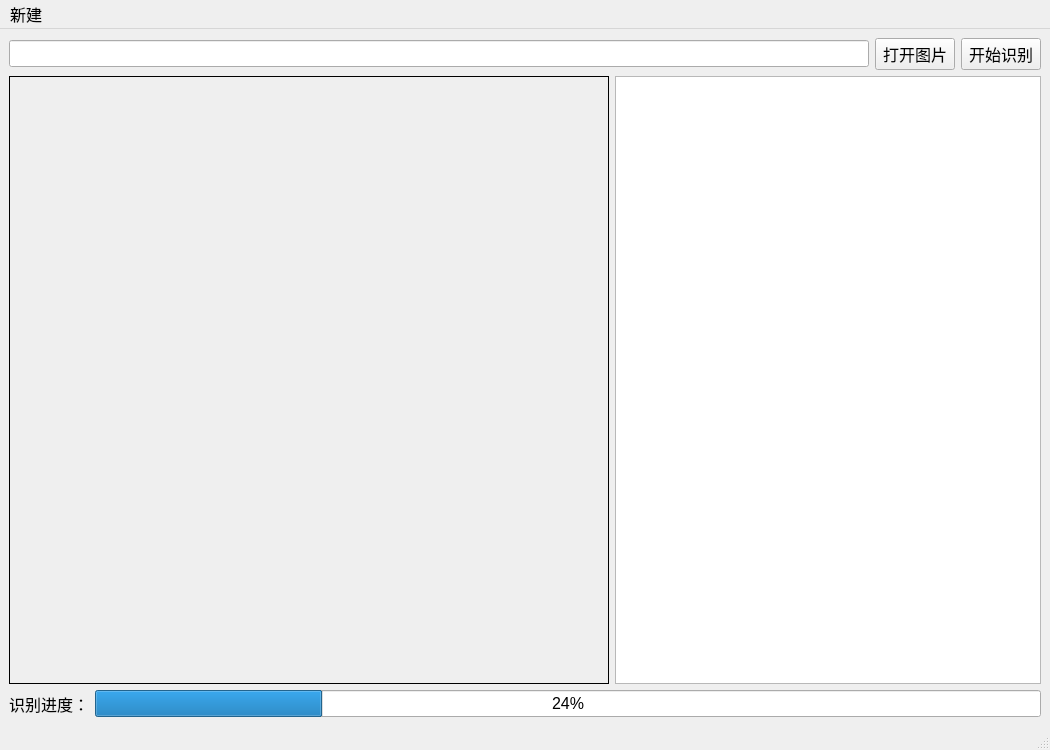
<?xml version="1.0" encoding="UTF-8"?>
<ui version="4.0">
 <class>MainWindow</class>
 <widget class="QMainWindow" name="MainWindow">
  <property name="minimumSize">
   <size>
    <width>1050</width>
    <height>750</height>
   </size>
  </property>
  <property name="font">
   <font>
    <pointsize>12</pointsize>
   </font>
  </property>
  <property name="windowTitle">
   <string>MainWindow</string>
  </property>
  <widget class="QWidget" name="centralwidget">
   <layout class="QGridLayout" name="gridLayout">
    <item row="0" column="0">
     <layout class="QHBoxLayout" name="horizontalLayout">
      <item>
       <widget class="QLineEdit" name="lineEdit_2"/>
      </item>
      <item>
       <widget class="QPushButton" name="pushButton_2">
        <property name="text">
         <string>打开图片</string>
        </property>
       </widget>
      </item>
      <item>
       <widget class="QPushButton" name="pushButton">
        <property name="text">
         <string>开始识别</string>
        </property>
       </widget>
      </item>
     </layout>
    </item>
    <item row="1" column="0">
     <layout class="QHBoxLayout" name="horizontalLayout_3">
      <item>
       <widget class="QLabel" name="label">
        <property name="sizePolicy">
         <sizepolicy hsizetype="Preferred" vsizetype="Expanding">
          <horstretch>0</horstretch>
          <verstretch>0</verstretch>
         </sizepolicy>
        </property>
        <property name="minimumSize">
         <size>
          <width>600</width>
          <height>0</height>
         </size>
        </property>
        <property name="frameShape">
         <enum>QFrame::Panel</enum>
        </property>
        <property name="frameShadow">
         <enum>QFrame::Plain</enum>
        </property>
        <property name="text">
         <string/>
        </property>
        <property name="scaledContents">
         <bool>true</bool>
        </property>
       </widget>
      </item>
      <item>
       <layout class="QVBoxLayout" name="verticalLayout">
        <item>
         <widget class="QTextEdit" name="textEdit">
          <property name="styleSheet">
           <string notr="true">background-image: url(:/image/bg.jpg);</string>
          </property>
         </widget>
        </item>
       </layout>
      </item>
     </layout>
    </item>
    <item row="2" column="0">
     <layout class="QHBoxLayout" name="horizontalLayout_2">
      <item>
       <widget class="QLabel" name="label_2">
        <property name="text">
         <string>识别进度：</string>
        </property>
       </widget>
      </item>
      <item>
       <widget class="QProgressBar" name="progressBar">
        <property name="value">
         <number>24</number>
        </property>
       </widget>
      </item>
     </layout>
    </item>
   </layout>
  </widget>
  <widget class="QMenuBar" name="menubar">
   <widget class="QMenu" name="menu">
    <property name="title">
     <string>新建</string>
    </property>
    <addaction name="action"/>
    <addaction name="action_2"/>
    <addaction name="actiontoken"/>
   </widget>
   <addaction name="menu"/>
  </widget>
  <widget class="QStatusBar" name="statusbar"/>
  <action name="action">
   <property name="text">
    <string>打开</string>
   </property>
  </action>
  <action name="action_2">
   <property name="text">
    <string>获取access_token</string>
   </property>
  </action>
  <action name="actiontoken">
   <property name="text">
    <string>token信息</string>
   </property>
  </action>
 </widget>
 <resources/>
 <connections/>
</ui>
